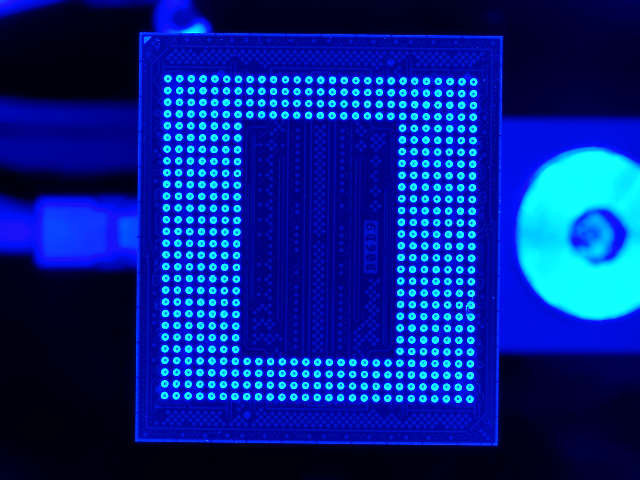
//> input picture 0000_141303_1710133983.BMP, 640 x 480 px
$ ./preprocess 0000_141303_1710133983.BMP   (built with g++ and OpenCV 4)
//> lines starting //> are read from the running program, lines starting //| are printed output that depends on the picture; after the words box and inside, x2 and y2 are one past the last pixel; in counts of white or black regions, pixels touching at a corner belong together
//> further down, img_bottom is the input picture: 480 rows x 640 cols, CV_8UC3; mean B, G, R 140.8, 34.9, 2.3
#include <iostream>
#include <cstring>

#include "opencv2/opencv.hpp"
#include "opencv2/core/core.hpp"

// 라이브러리의 이미지 전처리 함수
void preprocess_image_bottom(uint8_t *input, int input_size, float *true_input)
{
//> called with input_size = 921600
  // image size
  int H = 480;
  int W = 640;

  // zero fill
  cv::Mat img(cv::Size(W, H), CV_8UC3, input);
  for(int r = 135; r < H - 135; r++){
    for(int c = 265; c < W - 255; c++){
      img.at<cv::Vec3b>(r,c)=cv::Vec3b(0,0,0);
    }
  }
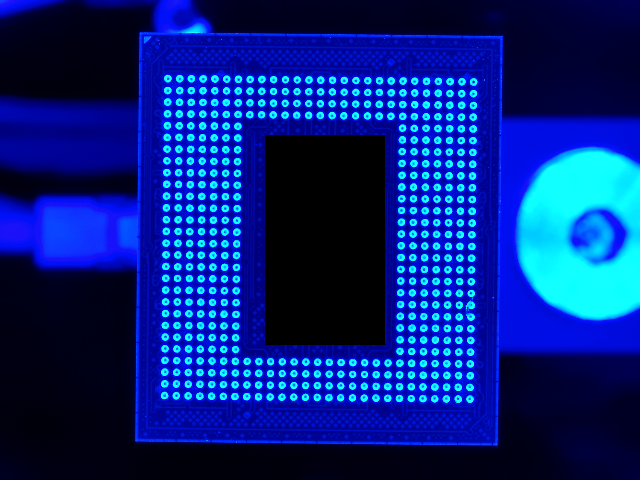
//> img: 480 rows x 640 cols, CV_8UC3; 8.2% of pixels changed, all inside (x1, y1, x2, y2) = (265, 135, 385, 345)

  // zero fill 결과 확인을 위해 이미지 저장
  cv::imwrite("zerofill.BMP", img);

  // margin_params
  int l = 152;
  int r = 140;
  int u = 60;
  int d = 60;

  // crop
  cv::Rect roi(l, u, W - l - r, H - d - u);
  cv::Mat image_cropped = img(roi);
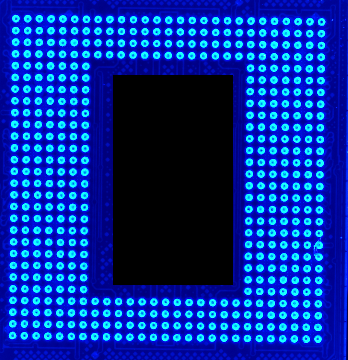
//> image_cropped: 360 rows x 348 cols, CV_8UC3; mean B, G, R 159.6, 46.4, 3.2

  // preprocess start
  cv::Mat imageSmall;

  // 0-1로 range 변환
  cv::Mat image_float;
  image_cropped.convertTo(image_float, CV_32FC3, 1 / 255.);
  cv::resize(image_float, imageSmall, cv::Size(256, 256));
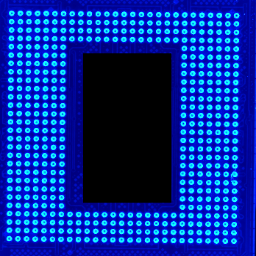
//> imageSmall: 256 rows x 256 cols, CV_32FC3; mean B, G, R 0.626, 0.182, 0.0125

  // norm
  cv::Scalar mean = cv::mean(imageSmall);
//> mean = Scalar(0.626, 0.182, 0.0125)
  float meanValue = (mean[0] + mean[1] + mean[2]) / 3.;
//> meanValue = 0.273
  imageSmall -= cv::Scalar(meanValue, meanValue, meanValue);

  memcpy(true_input, imageSmall.ptr<float>(0), 256 * 256 * 3 * sizeof(float));
}

// 위의 함수 동작을 테스트해보기위한 메인함수
int main(int argc, char** argv){

    char* filename=argv[1]; // 이미지파일명
    cv::Mat img_bottom;
    img_bottom = cv::imread(filename);

    float *buffer = (float *)malloc(sizeof(float) * 256 * 256 * 3); // 전처리 결과를 이 주소에 저장
    preprocess_image_bottom(img_bottom.ptr<uint8_t>(0), 640 * 480 * 3, buffer);
    free(buffer);
    return 0;
}
